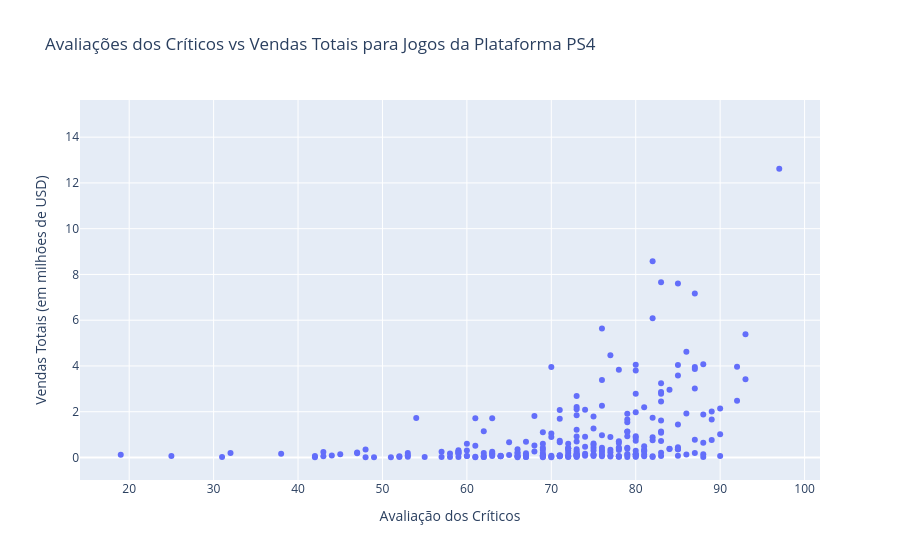

The notebook cell saved with this chart:
### Markdown cell above
- Avalições dos críticos vs vendas totais:

### Code cell
# Criando um gráfico de dispersão para analisar a correlação entre as avaliações dos críticos e as vendas totais dos jogos para a plataforma PS4:
scatter_critic_sales = px.scatter(
    ps4_games,  
    x='critic_score',
    y='total_sales',
    title='Avaliações dos Críticos vs Vendas Totais para Jogos da Plataforma PS4',
    labels={'critic_score':'Avaliação dos Críticos', 'total_sales':'Vendas Totais (em milhões de USD)'}
)   
scatter_critic_sales.show()
# Calculando o índice de correlação de Pearson entre as avaliações dos críticos e as vendas totais dos jogos para a plataforma PS4:
correlation_critic_sales = ps4_games['critic_score'].corr(ps4_games['total_sales'], method='pearson')
print(f'O índice de correlação de Pearson entre as avaliações dos críticos e as vendas totais dos jogos para a plataforma PS4 é de {correlation_critic_sales:.2f}.')

### Figure 1 — Plotly figure (JSON) as saved in the notebook; plotly's stock layout.template omitted (floating-point values rounded to 4 significant figures; data arrays with more than 128 entries replaced by an {"elided": "..."} marker saying what was removed)
{"data": [{"hovertemplate": "Avaliação dos Críticos=%{x}<br>Vendas Totais (em milhões de USD)=%{y}<extra></extra>", "legendgroup": "", "marker": {"color": "#636efa", "symbol": "circle"}, "mode": "markers", "name": "", "orientation": "v", "showlegend": false, "type": "scatter", "x": {"elided": "392 float values"}, "xaxis": "x", "y": {"elided": "392 float values"}, "yaxis": "y"}], "layout": {"legend": {"tracegroupgap": 0}, "title": {"text": "Avaliações dos Críticos vs Vendas Totais para Jogos da Plataforma PS4"}, "xaxis": {"anchor": "y", "domain": [0, 1], "title": {"text": "Avaliação dos Críticos"}}, "yaxis": {"anchor": "x", "domain": [0, 1], "title": {"text": "Vendas Totais (em milhões de USD)"}}}}
